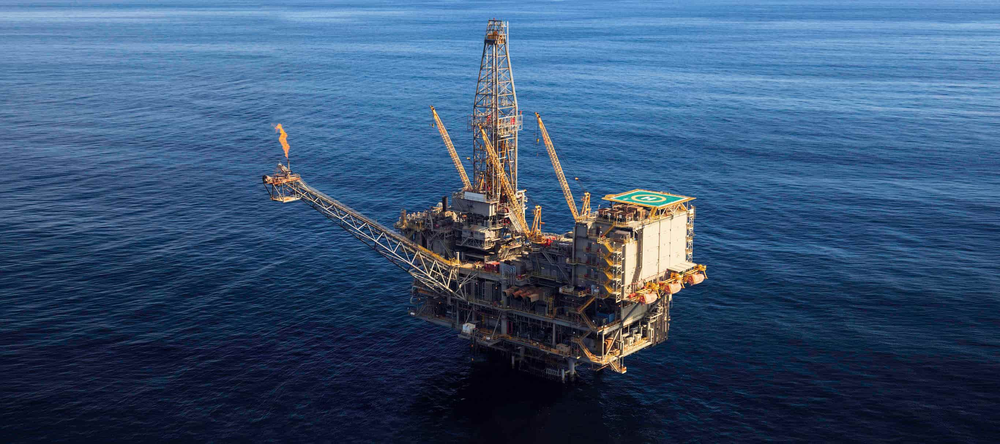
#> input picture oil-and-gas-real.png, 1000 x 444 px, shrunk from 2732 x 1214 before the run, found by its file name
$ python grayscale.py
#> lines starting #> are read from the running program, lines starting #| are printed output that depends on the picture
import os

import cv2
import numpy as np
import matplotlib.pyplot as plt

img_path = "/Users/hoangmac/ImageProcessing and Computer Vision/ImageProcessing/oil-and-gas-real.png"


img = cv2.imread(img_path)
#> img is the input picture: shape (444, 1000, 3); mean B, G, R 115.6, 83, 56
print(img.shape)
#| (444, 1000, 3)
plt.figure(figsize=(8, 6), dpi=1000)
fix_img = cv2.cvtColor(img, cv2.COLOR_BGR2RGB)

plt.imshow(fix_img)

#Let's extract the three channels
R, G, B = fix_img[:,:,0], fix_img[ :,:,1 ],fix_img[:,:,2]
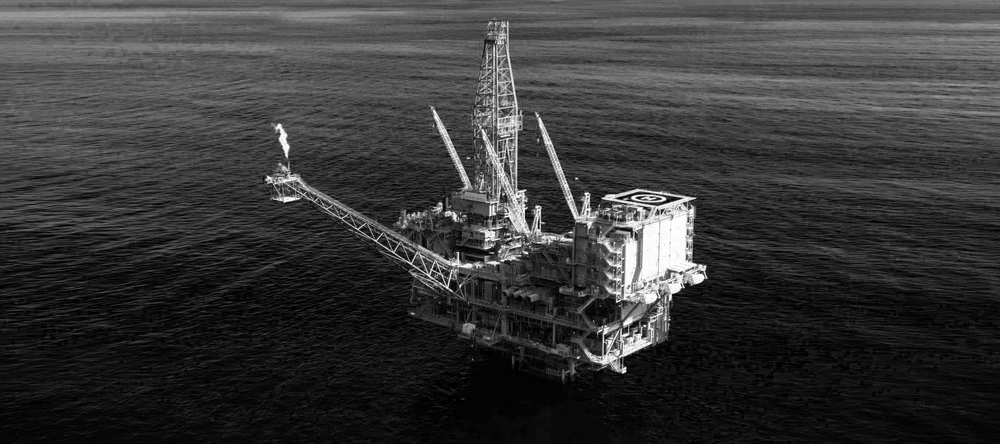
#> R: shape (444, 1000); min 0, max 255, mean 56
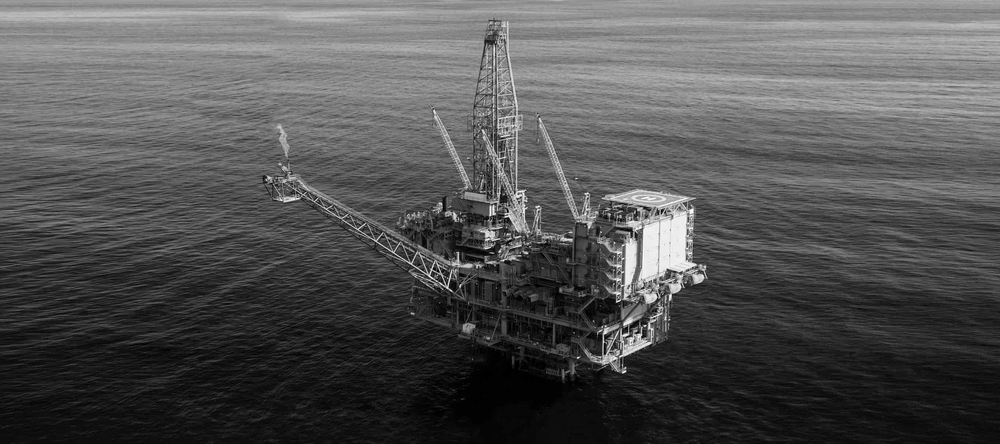
#> G: shape (444, 1000); min 0, max 255, mean 83
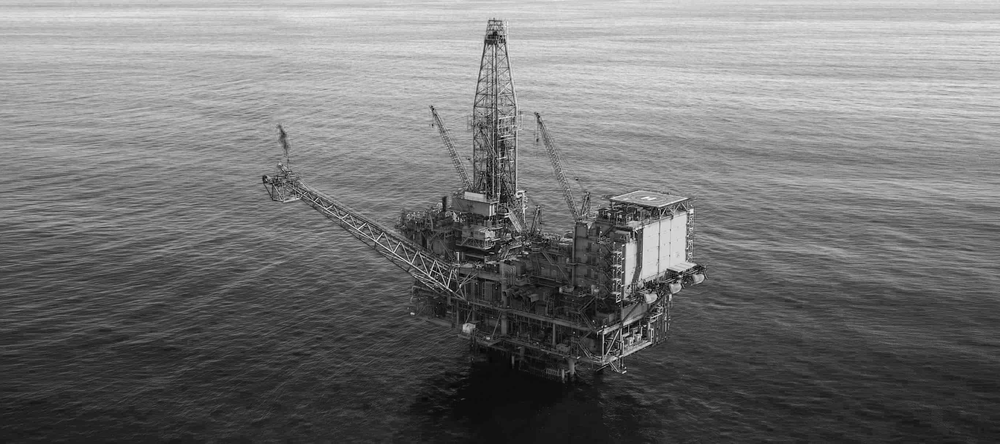
#> B: shape (444, 1000); min 0, max 255, mean 115.6
Y=0.299*R+0.587*G+0.114*B
Z = 0.2126 * R + 0.7152 * G + 0.0722 * B

plt.imshow(Y, cmap='gray')
plt.savefig('image_weighted_average_byhand.png')
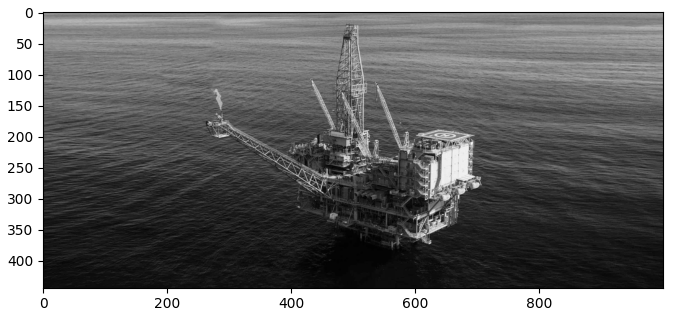
#> figure drawn by matplotlib, 1 panel

$ run again, with averaged_byhand1.png copied over oil-and-gas-real.png
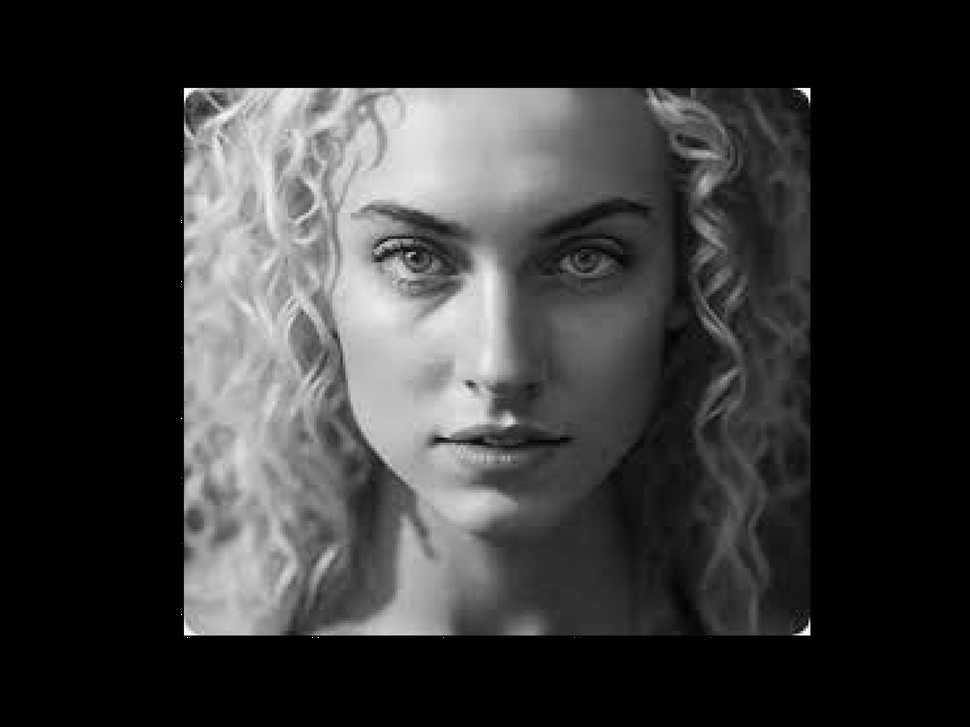
#> input picture averaged_byhand1.png, 970 x 727 px, shrunk from 8000 x 6000 before the run, found by its file name
#> img is the input picture: shape (727, 970, 3); min 0, max 255, mean 53.6
#| (727, 970, 3)
#> `plt.savefig('image_weighted_average_byhand.png')`:
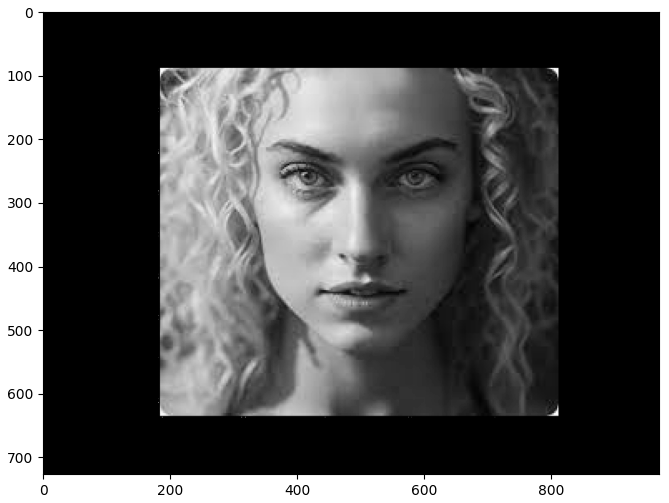
#> figure drawn by matplotlib, 1 panel

$ run again, with averaged_sample.png copied over oil-and-gas-real.png
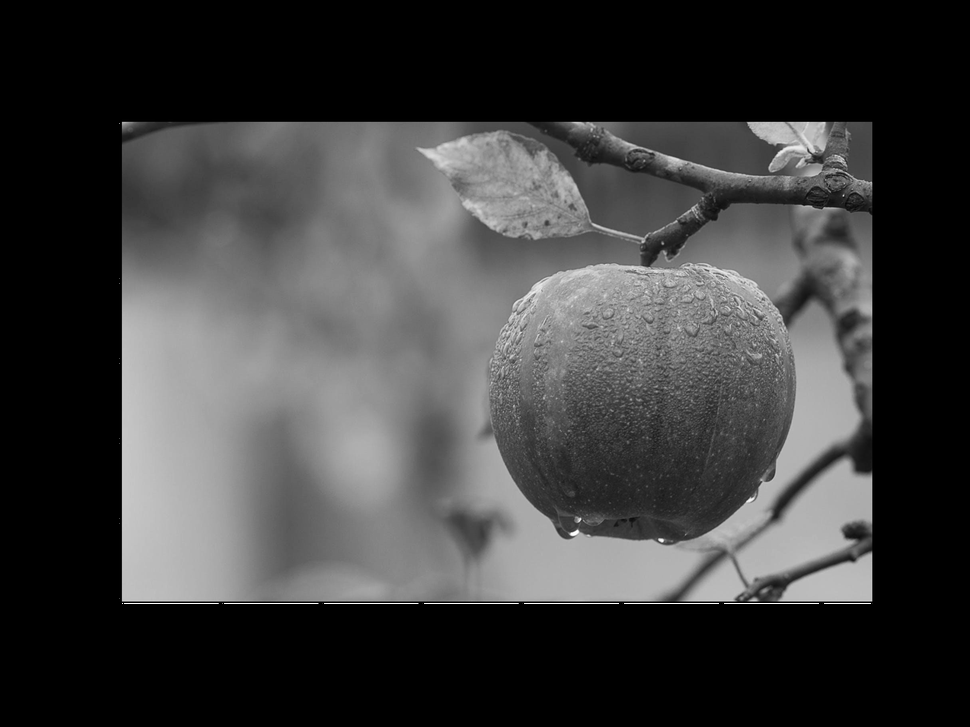
#> input picture averaged_sample.png, 970 x 727 px, shrunk from 1600 x 1200 before the run, found by its file name
#> img is the input picture: shape (727, 970, 3); min 0, max 255, mean 62.1
#| (727, 970, 3)
#> `plt.savefig('image_weighted_average_byhand.png')`:
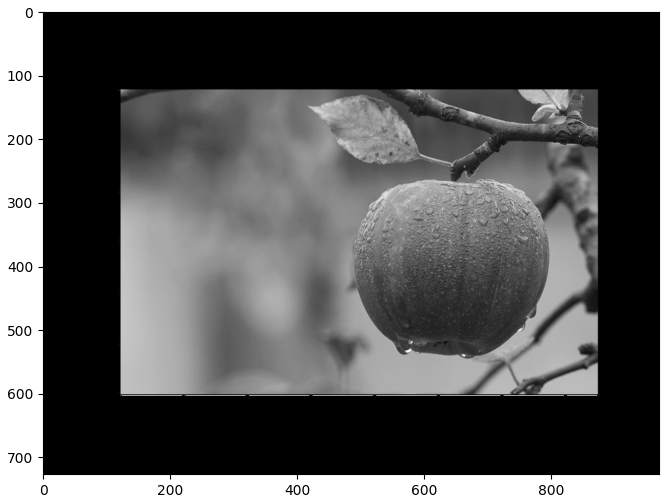
#> figure drawn by matplotlib, 1 panel
